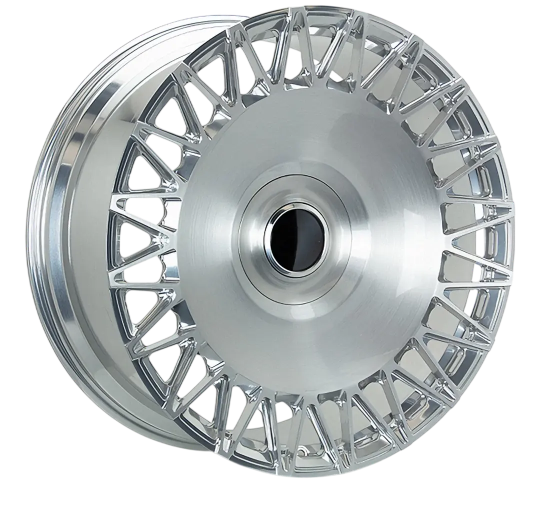
#> input picture draxler_forum_plan_assets/drx-101.webp, 1080 x 1029 px, found by its file name (shown at 1/2 size); its folder holds 5 pictures in this run
$ python build_draxler_forum_plan.py
#> lines starting #> are read from the running program, lines starting #| are printed output that depends on the picture
from pathlib import Path

from docx import Document
from docx.enum.section import WD_SECTION
from docx.enum.style import WD_STYLE_TYPE
from docx.enum.table import WD_ALIGN_VERTICAL
from docx.enum.text import WD_ALIGN_PARAGRAPH
from docx.oxml import OxmlElement
from docx.oxml.ns import qn
from docx.shared import Cm, Pt, RGBColor

try:
    from PIL import Image
except ImportError as exc:
    raise SystemExit("Pillow is required for image conversion") from exc


ROOT = Path(r"C:\aero")
ASSETS = ROOT / "draxler_forum_plan_assets"
OUT = ROOT / "Draxler_Forum_Content_Plan.docx"
DERIVED = ROOT / "draxler_forum_plan_derived"
DERIVED.mkdir(exist_ok=True)


def convert_to_png(source_name: str) -> Path:
#> called with source_name = 'drx-101.webp'
    source = ASSETS / source_name
    target = DERIVED / f"{source.stem}.png"
    with Image.open(source) as image:
#> image is the input picture: PIL image 1080x1029 RGBA; mean R, G, B, A 102.9, 106.9, 107.4, 157.6
        image.convert("RGB").save(target, "PNG")
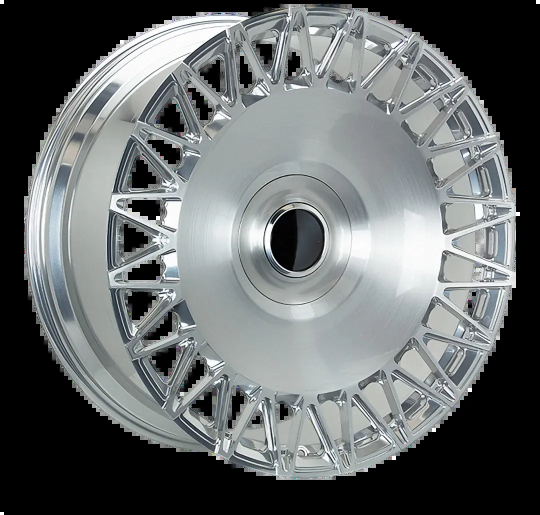
#> saved as drx-101.png: PIL image 1080x1029 RGB (shown at 1/2 size); mean R, G, B 102.9, 106.9, 107.4
    return target


DRX101 = convert_to_png("drx-101.webp")
DRX301 = convert_to_png("drx-301.webp")
#> call 2 of convert_to_png, with source_name = 'drx-301.webp'
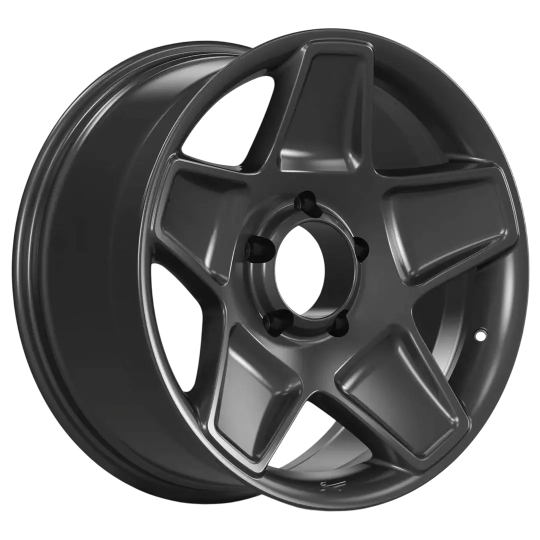
#> input picture draxler_forum_plan_assets/drx-301.webp, 1080 x 1080 px, found by its file name (shown at 1/2 size)
#> in convert_to_png, image is the input picture: PIL image 1080x1080 RGBA; mean R, G, B, A 43.2, 43.2, 43.2, 166.2
#> in convert_to_png (call 2), `image.convert("RGB").save(target, "PNG")`:
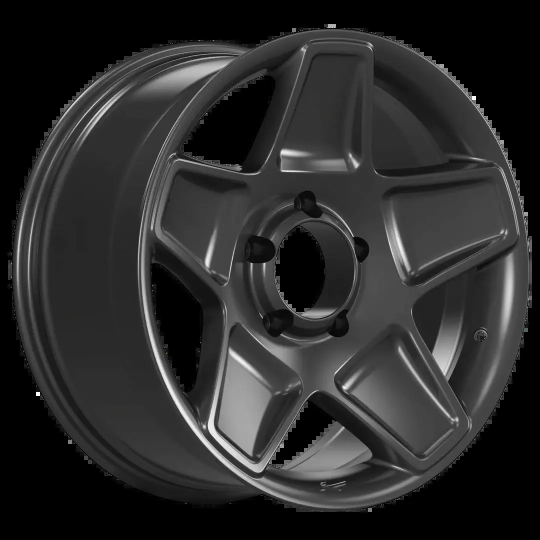
#> saved as drx-301.png: PIL image 1080x1080 RGB (shown at 1/2 size); mean R, G, B 43.2, 43.2, 43.2


# [230 lines left out: functions set_run_font, set_cell_shading, set_cell_border, set_cell_margins, add_hyperlink, add_para and 6 more, not called in this run]


#> (the run stopped early here; a loop or call above may not have finished)
